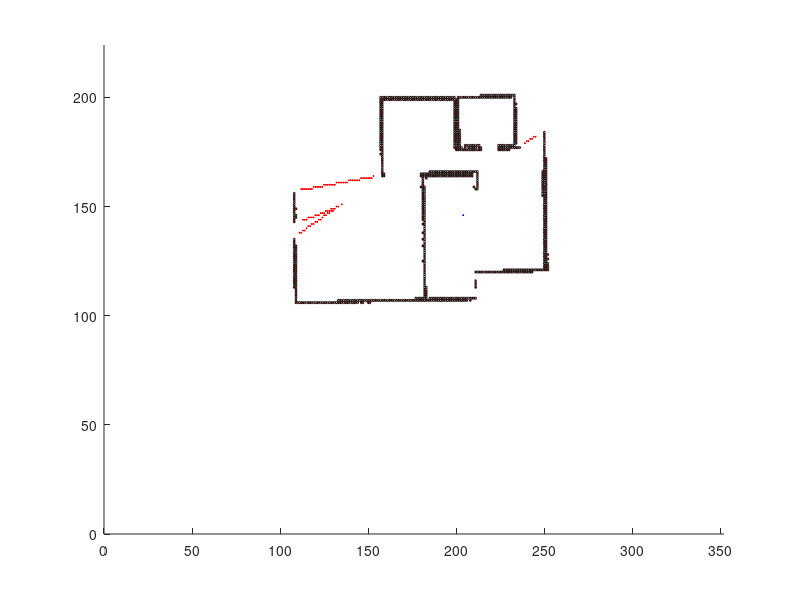

Reproduce this figure in MATLAB. (Note: this script raises an error after producing the figure.)
clc, clear all;
figure(1);
load apf2.mat
height = size(map,1);
width  = size(map,2);

axis([0 height 0 width]);
% begin=[2;2];
begin =[204; 146];
% over=[14 14;5 14];
% over=[14 6 14 ;14 14 2];
hold on;
inflation_radius = 5;
% obstacle=[0 0 0 0 0 0 0 0 0 0 0  0  0  0  0  0   15 15 15 15 15 15 15 15 15 15 15 15 15 15 15 15 1  2  3  4  5  6  7  8  9  10 11 12 13 14   1 2 3 4 5 6 7 8 9 10 11 12 13 14   5 5 5 5 5 5 5 5 5  5  5  5  10 10 10 10 10 10 10 10; 
%           0 1 2 3 4 5 6 7 8 9 10 11 12 13 14 15  0  1  2  3  4  5  6  7  8  9  10 11 12 13 14 15 15 15 15 15 15 15 15 15 15 15 15 15 15 15 0 0 0 0 0 0 0 0 0  0  0  0  0  0   2 3 4 5 6 7 8 9 10 11 12 15 14 13 12 11 10 6  9  13];
% obstacle=[1 1 1 1 1 1 1 1 1 1  1  1  1  1  1     2  3  4  5  6  7  8  9  10 11 12 13 14    2  3  4  5  6  7  8  9  10 11 12 13 14 15     15 15 15 15 15 15 15 15 15 15 15 15 15 15     5 5 5 5 5 5 5 5 5  5  5  5   10 10 10 10 10 10 10 10; 
%           1 2 3 4 5 6 7 8 9 10 11 12 13 14 15    15 15 15 15 15 15 15 15 15 15 15 15 15    1  1  1  1  1  1  1  1  1  1  1  1  1   1     2  3  4  5  6  7  8  9  10 11 12 13 14 15     1 2 3 4 5 6 7 8 9  10 11 12  14 13 12 11 10 9  8  7];

obstacle = []; 
target = [];
for i = 2:size(map, 1)-1
    for j = 2:size(map, 2 )-1
        if(map(i,j) == 100)
            obstacle = [obstacle, [i;j]];
        end
        if(map(i,j)==-1)
            temp = 0;
            if(map(i+1, j)==0)
                temp1 = 0;
                temp1 = temp1+ (map(i+2, j)==0);
                temp1 = temp1+ (map(i+1, j+1)==0);
                temp1 = temp1+ (map(i+1, j-1)==0);
                temp = temp +(temp1>0);
            end
            
            if(map(i, j+1)==0)
                temp1 = 0;
                temp1 = temp1+ (map(i, j+2)==0);
                temp1 = temp1+ (map(i+1, j+1)==0);
                temp1 = temp1+ (map(i-1, j+1)==0);
                temp = temp +(temp1>0);
            end
           
            if(map(i-1, j)==0)
                temp1 = 0;
                temp1 = temp1+ (map(i-1, j+1)==0);
                temp1 = temp1+ (map(i-1, j-1)==0);
                temp1 = temp1+ (map(i-2, j)==0);
                temp = temp +(temp1>0);
            end
            
            if(map(i, j-1)==0)
                temp1 = 0;
                temp1 = temp1+ (map(i, j-2)==0);
                temp1 = temp1+ (map(i+1, j-1)==0);
                temp1 = temp1+ (map(i-1, j-1)==0);
                temp = temp +(temp1>0);
            end
            if(temp > 0)
                target = [target, [i;j]];
            end
        end
    end
end

infoGain = zeros(1, size(target, 2));
for i = 1: size(target, 2)

   tempInfoGain = 0;
   tempInfoGain = tempInfoGain + (map(target(1,i)+1, target(2,i)) ==-1);
   tempInfoGain = tempInfoGain + (map(target(1,i), target(2,i)-1) ==-1);
   tempInfoGain = tempInfoGain + (map(target(1,i)-1, target(2,i)) ==-1);
   tempInfoGain = tempInfoGain + (map(target(1,i), target(2,i)+1) ==-1);
   
   infoGain(i) = tempInfoGain;
   
end

targets = [];

for i = 1: size(target,2)
    temp = 0;
    for j = 1 : size(obstacle, 2)
       dis = abs(target(1,i)-obstacle(1,j)) ;
       dis = dis + abs(target(2,i)-obstacle(2,j)) ;
       if(dis < inflation_radius)
           temp =1;
           break;
       end
    end
    if(temp == 1)
        continue;
    end
    targets = [targets, target(:,i)];
end

% obstacles = [];
% 
% for i = 1: size(obstacle,2)
%     if(map(obstacle(1,i)+1, obstacle(2,i))==100 && map(obstacle(1,i)-1, obstacle(2,i))==100 && map(obstacle(1,i), obstacle(2,i)-1)==100 && map(obstacle(1,i), obstacle(2,i)+1)==100)
%         map(obstacle(1,i), obstacle(2,i)) = 10000;
%         continue;
%     end
%     
%     obstacles = [obstacles, obstacle(:,i)];
% end

plot(begin(1), begin(2),'*b','MarkerSize', 1);
plot(targets(1,:), targets(2,:), '*r', 'MarkerSize', 1);

for i=1:size(obstacle,2)
    rectangle('Position', [obstacle(1,i)-0.5, obstacle(2,i)-0.5, 1, 1], 'Curvature', [1,1], 'FaceColor', 'r');
end

point= path_plan_direct_around(infoGain, map, begin, targets, obstacle, height, width);
